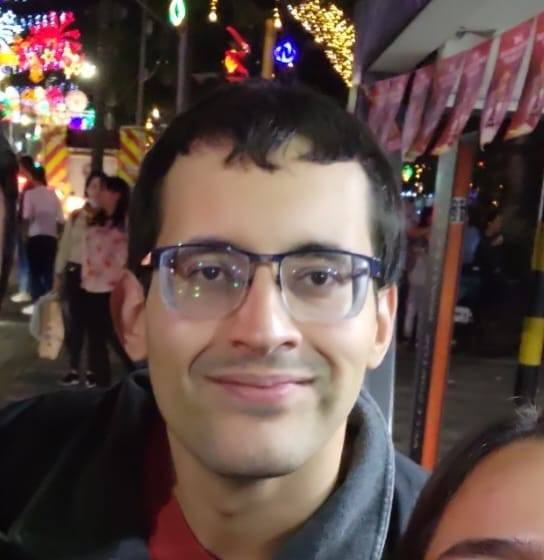
#> input picture python/level3/video_processing/Perfil.jpg, 544 x 560 px
$ python test.py
#> lines starting #> are read from the running program, lines starting #| are printed output that depends on the picture
import cv2

# cargar imagen
img = cv2.imread("./Perfil.jpg", 0)
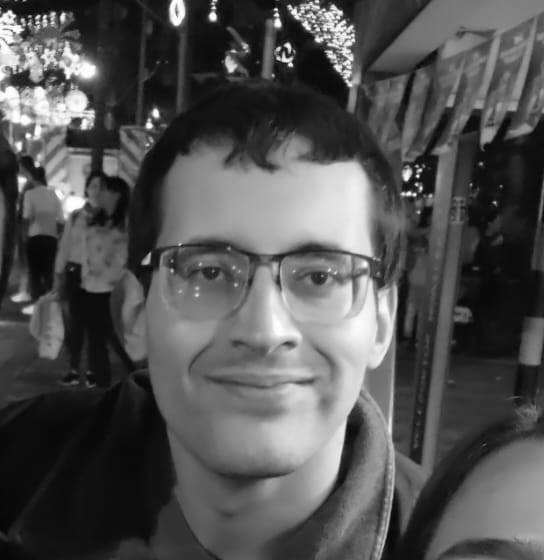
#> img: shape (560, 544); min 1, max 255, mean 82.8

print(type(img))
#| <class 'numpy.ndarray'>
print(img.shape) # size
#| (560, 544)
print(img.ndim)
#| 2

# mostrar imagen
cv2.imshow("Perfil", img)
cv2.waitKey(0)
cv2.destroyAllWindows()

# si quieres redimensionar la imagen
resized_image = cv2.resize(img, (1000, 500))
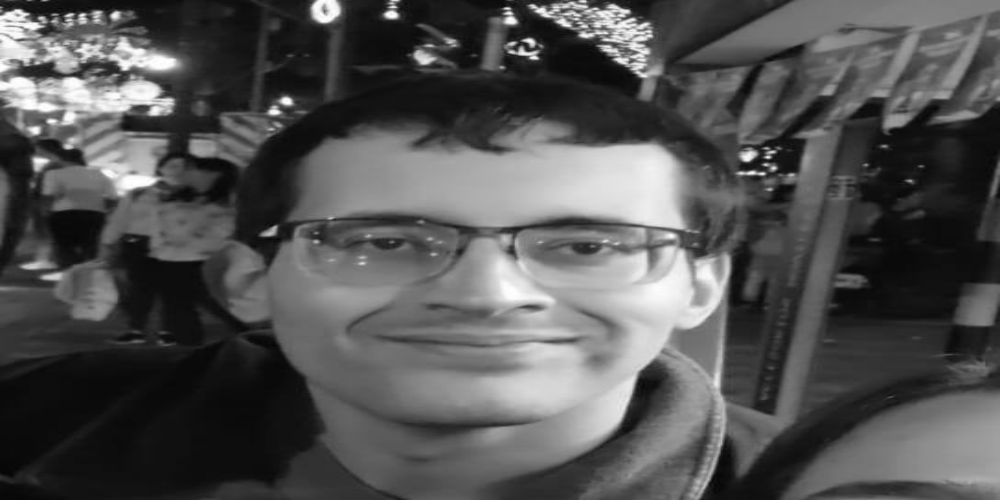
#> resized_image: shape (500, 1000); min 4, max 255, mean 82.7
cv2.imshow("Redimension", resized_image)
cv2.waitKey(0)
cv2.destroyAllWindows()
